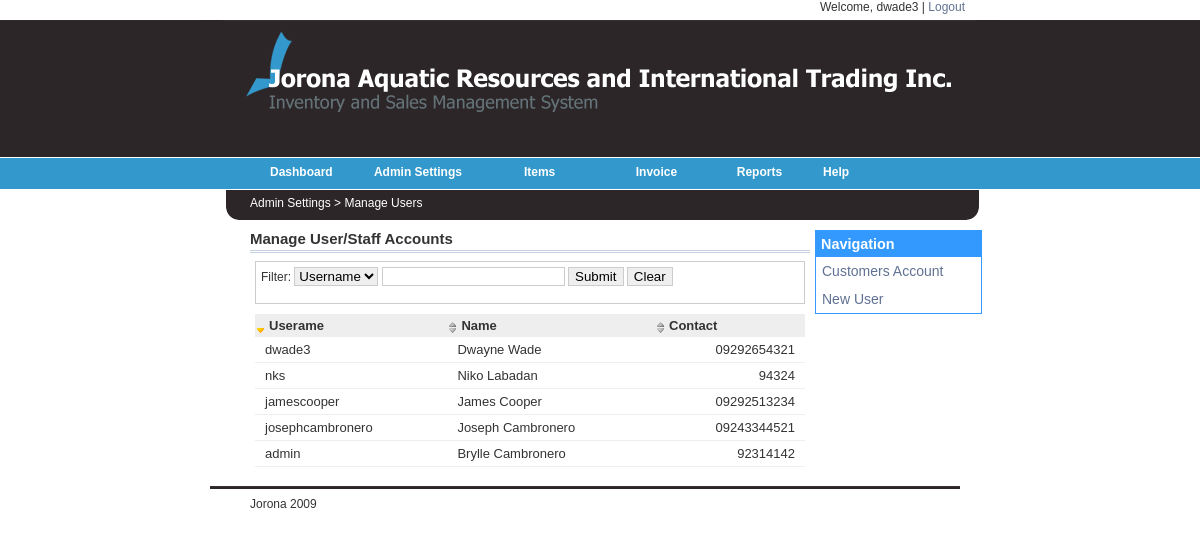
/final/manage_users.php (signed in), run on the app's committed database.
### tables this page shows
CREATE TABLE IF NOT EXISTS `tbl_users` (
  `userid` int(4) NOT NULL auto_increment,
  `username` varchar(30) NOT NULL,
  `password` varchar(200) NOT NULL,
  `userlevel` tinyint(1) unsigned NOT NULL,
  `firstname` varchar(30) NOT NULL,
  `lastname` varchar(30) NOT NULL,
  `contact` varchar(20) NOT NULL,
  `alt_contact` int(11) NOT NULL,
  `address` varchar(100) NOT NULL,
  `city` varchar(100) NOT NULL,
  PRIMARY KEY  (`userid`),
  KEY `username` (`username`,`firstname`,`lastname`)
);

### final/includes/functions.php (called while the page is built, shortened)
<?php
    function DisplayUser(){
        $result = mysql_query("SELECT * FROM tbl_users ORDER BY lastname ASC");
        return $result;
    }
?>

### final/manage_users.php (the view, shortened to what this page needs)
<?php include("includes/functions.php");?>
<link rel="stylesheet" href="_common/css/main.css" type="text/css" media="all">
<link href="stylesheets/sortableTable.css" rel="stylesheet" type="text/css" />
<link href="stylesheets/tabber.css" rel="stylesheet" type="text/css" />
<?php include("includes/header.php");?>
<br><div id="mainMenuContent">Admin Settings > Manage Users</div></div><div> <div id="content">
<div id="Nav">
<div class="box"><div class="box-header"><b>Navigation</b></div>
<div class="box-body"><p class="t"><a href="manage_customer.php">Customers Account</a></p></div>
<div class="box-body"><p class="t"><a href="add_new_user.php">New User</a></p>
</div>
</div>
</div>
<div class="header"><p class="h">Manage User/Staff Accounts</p></div>
	 <div id="container">
			<div class="tableFilter">
		  		<form id="tableFilter" onsubmit="myTable.filter(this.id); return false;">Filter:
					<select id="column">
		  				<option value="1">Username</option>
					</select>
					<input type="text" id="keyword"/>
					<input type="submit" value="Submit" />
					<input type="reset" value="Clear" />
				</form>
			</div>
		    <table id="myTable" cellpadding="0">
		  	<thead>
				<th axis="string">Userame</th>
				<th axis="string">Name</th>
				<th axis="string">Contact</th>
			</thead>
			<?php
				echo "<tbody>";
			        $result = DisplayUser();
                                while($row = mysql_fetch_array($result))
                                {
				echo "<tr id=".$row['userid']." class=\"sort\">";
				echo"<td>".$row['username']."</td>";
				echo"<td>".$row['firstname']." ".$row['lastname']."</td>";
				echo"<td class=\"int\">".$row['contact']."</td>";
				echo "</tr>";
				}
			echo "</tbody>";
			?>
		  </table>
	</div>
<?php require("includes/footer.php");?>

### final/_common/css/main.css (style rules this page uses)
body { line-height: 1.5; background: #fff; margin:1.5em 0; }
table { border-collapse: separate; border-spacing: 0; }
caption, th, td { text-align: left; font-weight:400; }
body { color: black; font-family: Verdana, sans-serif; font-size: 12px; }
#container { width: 550px; margin: auto; padding-top: 0px; padding-bottom: 10px; }

### final/stylesheets/sortableTable.css (style rules this page uses)
table { width: 100%; }
th { background-color: #666666; background: #eee url(../images/icon-table-sort.png) no-repeat 2px 8px; padding: 4px 4px 4px 14px; font-size: 13px; font-weight:bold; }
tr { background-color: #FFFFFF; padding: 4px; font-size: 13px; }
td { padding: 5px 10px; border-bottom: 1px solid #eee; }
.sortedDESC { background: url(../images/icon-table-sort-desc.png) no-repeat 2px 10px #eee; }
.tableFilter { border: 1px solid #ccc; padding: 5px; margin: 0px 0 10px 0; }
.tableFilter input { border: 1px solid #ccc; }
.tableFilter select { border: 1px solid #ccc; }

### final/stylesheets/web.css (style rules this page uses)
body { margin: 0px 0px 10px 0px; padding: 0px; line-height: 200%; color: #333; font: 12px Arial, Verdana, sans-serif; background:url(../images/b_g.gif) top left repeat-x; }
#mainMenuContent { margin-left: 50px; }
#content { padding: 0px; width: 560px; background-color:#FFFFFF; margin-left:50px; margin-top: 010px; float: left; }
#Nav { padding: 0px; width: 165px; border:1px thin #3399FF; position: absolute; float: right; margin-left: 565px; margin-top: 0px; }
a { color: #607293; text-decoration: none; }
div.header { border-bottom: 3px double rgb(198, 209, 224); padding-bottom: 3px; margin-bottom: 8px; }
div.box, table.box { padding: auto; border: solid 1px #3399FF ; width: inherit; }
div.box-header, td.box-header { border: solid 1px #3399FF ; font-size: larger; color: #FFFFFF; padding: 4px; background-color: #3399FF; }
div.box-body, td.box-body { padding: 6px; border-top: 0px; }
p.h { font:arial; font-size:15px; padding:0; margin-top:0; margin-bottom:0; font-weight:bold; }
p.t { font:arial; font-size:14px; padding:0; margin-top:0; margin-bottom:0; }
td.int { text-align:right; }

### data on the page
tbl_users: username "admin", firstname "Brylle", lastname "Cambronero", contact "92314142"
tbl_users: username "josephcambronero", firstname "Joseph", lastname "Cambronero", contact "09243344521"
tbl_users: username "jamescooper", firstname "James", lastname "Cooper", contact "09292513234"
tbl_users: username "nks", firstname "Niko", lastname "Labadan", contact "94324"
tbl_users: username "dwade3", firstname "Dwayne", lastname "Wade", contact "09292654321"

### other printed values
$_SESSION['username'] "dwade3"
